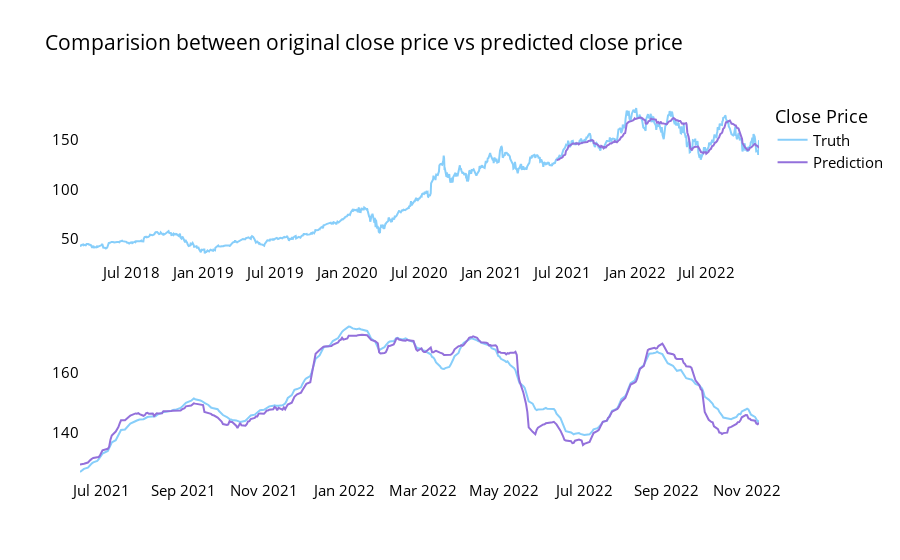

Notebook cell for this chart:
### Code cell
showChartPredict(df,test_predict)

### Figure 1 — Plotly figure (JSON) as saved in the notebook; plotly's stock layout.template omitted (floating-point values rounded to 4 significant figures; data arrays with more than 128 entries replaced by an {"elided": "..."} marker saying what was removed)
{"data": [{"marker": {"color": "LightSkyBlue"}, "name": "Truth", "type": "scatter", "x": {"elided": "1193 str values"}, "xaxis": "x", "y": {"elided": "1193 float values"}, "yaxis": "y"}, {"marker": {"color": "MediumPurple"}, "name": "Prediction", "type": "scatter", "x": {"elided": "357 str values"}, "xaxis": "x", "y": {"elided": "357 float values"}, "yaxis": "y"}, {"marker": {"color": "LightSkyBlue"}, "name": "Truth", "showlegend": false, "type": "scatter", "x": {"elided": "357 str values"}, "xaxis": "x2", "y": {"elided": "357 float values"}, "yaxis": "y2"}, {"marker": {"color": "MediumPurple"}, "name": "Prediction", "showlegend": false, "type": "scatter", "x": {"elided": "357 str values"}, "xaxis": "x2", "y": {"elided": "357 float values"}, "yaxis": "y2"}], "layout": {"font": {"color": "black", "size": 15}, "legend": {"title": {"text": "Close Price"}}, "plot_bgcolor": "white", "title": {"text": "Comparision between original close price vs predicted close price"}, "xaxis": {"anchor": "y", "domain": [0, 1]}, "xaxis2": {"anchor": "y2", "domain": [0, 1]}, "yaxis": {"anchor": "x", "domain": [0.575, 1]}, "yaxis2": {"anchor": "x2", "domain": [0, 0.425]}}}
